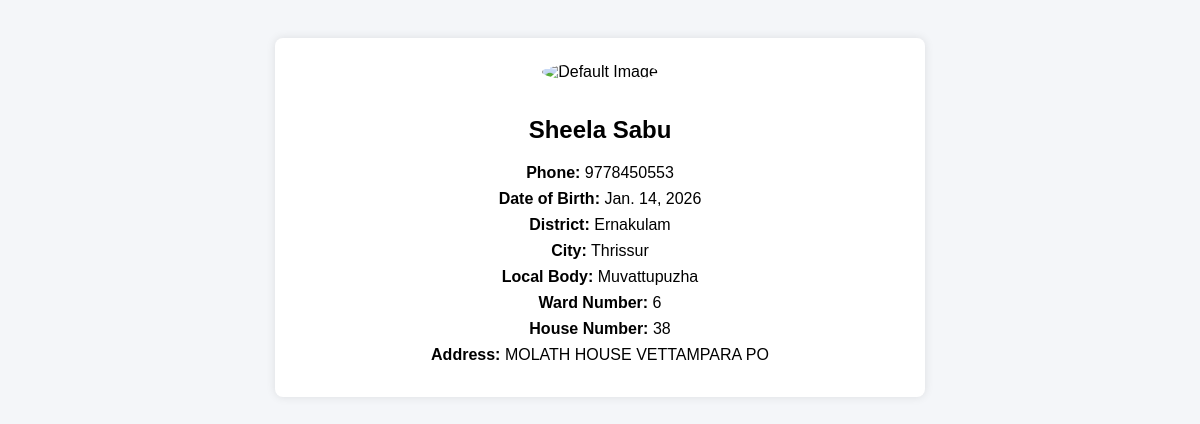
/volunteer/3/, run on the app's committed database.
### App/models.py (models this page shows, shortened)
class Profile(models.Model):
    user = models.OneToOneField(User, on_delete=models.CASCADE, related_name='profile')
    full_name = models.CharField(max_length=150)
    is_volunteer = models.BooleanField(default=False)
    is_volunteer_pending = models.BooleanField(default=False)
    phone = models.CharField(max_length=15)
    dob = models.DateField(verbose_name="Date of Birth",blank=True, null=True)
    city = models.CharField(max_length=100,default="Thrissur")
    image = models.ImageField(upload_to="profiles/", blank=True, null=True)
    district = models.CharField(max_length=100)
    local_body = models.CharField(
        max_length=100,
        help_text="Name of the Panchayat or Municipality",
        default=""
    )
    ward_no = models.CharField(max_length=10)
    house_no = models.CharField(max_length=50)
    address = models.TextField(help_text="Full house address/landmark")

### App/views.py (the view)
# urls.py: path("volunteer/<int:volunteer_id>/",views.VolunteerDetail,name="VolunteerDetail"),
def VolunteerDetail(request, volunteer_id):
    volunteer = get_object_or_404(Profile, id=volunteer_id, is_volunteer=True)
    return render(request, "VolunteerDetail.html", {
        "volunteer": volunteer
    })

### App/templates/VolunteerDetail.html (shortened to what this page needs)
{% load static %}
<!DOCTYPE html>
<html>
<head>
</head>
<body>
    <div class="container">
        {% if v.image %}
        <img src="{{ v.image.url }}" alt="Volunteer Image">
        {% else %}
        <img src="{% static 'images/default_user.png' %}" alt="Default Image">
        {% endif %}
        <h2>{{ volunteer.full_name }}</h2>
        <p><b>Phone:</b> {{ volunteer.phone }}</p>
        <p><b>Date of Birth:</b> {{ volunteer.dob }}</p>
        <p><b>District:</b> {{ volunteer.district }}</p>
        <p><b>City:</b> {{ volunteer.city }}</p>
        <p><b>Local Body:</b> {{ volunteer.local_body }}</p>
        <p><b>Ward Number:</b> {{ volunteer.ward_no }}</p>
        <p><b>House Number:</b> {{ volunteer.house_no }}</p>
        <p><b>Address:</b> {{ volunteer.address }}</p>
    </div>
</body>
</html>

### App/templates/VolunteerDetail.html (style rules this page uses)
body { font-family: Arial; background: #f4f6f9; padding: 30px; }
.container { background: white; padding: 25px; max-width: 600px; margin: auto; border-radius: 8px; box-shadow: 0 0 10px rgba(0, 0, 0, 0.1); text-align: center; }
img { width: 150px; height: 150px; border-radius: 50%; object-fit: cover; margin-bottom: 15px; }
p { margin: 8px 0; font-size: 16px; }

### data on the page
Profile: full_name "Sheela Sabu", phone "9778450553", dob "Jan. 14, 2026", district "Ernakulam", city "Thrissur", local_body "Muvattupuzha", ward_no "6", house_no "38", address "MOLATH HOUSE VETTAMPARA PO"
